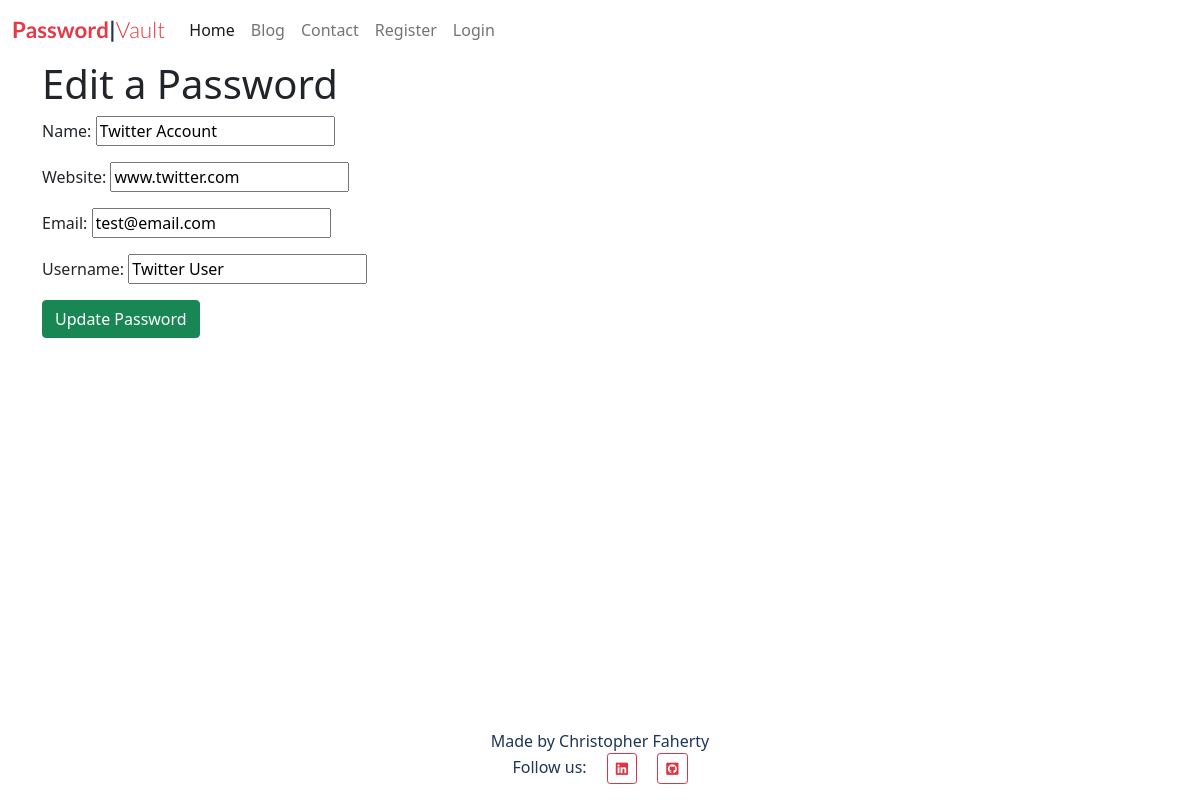
The app's page /edit/4 with its own data.
### pwmanagerapp/models.py (models this page shows, shortened)
class PwAccount(models.Model):
    user = models.ForeignKey(User, on_delete=models.CASCADE, related_name="pwaccount", null=True)
    name = models.CharField(max_length=200)
    website = models.CharField(max_length =100)
    email = models.EmailField(max_length =100)
    username = models.CharField(max_length =50)
    password = encrypt(models.CharField(max_length=50, blank=False))

### pwmanagerapp/views.py (the view, shortened to what this page needs)
# urls.py: path("edit/<acc_id>", edit, name="edit"),
def edit(request, acc_id):
    acc = get_object_or_404(PwAccount, id=acc_id)
    form = CreateNewPwAccount(instance=acc)
    context = {
        'form': form
    }
    return render(request, 'pwmanagerapp/edit_password.html', context)

### pwmanagerapp/forms.py
class CreateNewPwAccount(forms.ModelForm):
    class Meta:
        model = PwAccount
        fields = ['name','website','email','username','password']

### pwmanagerapp/templates/pwmanagerapp/edit_password.html (shortened to what this page needs)
{% extends "base.html" %}
{% block content %}
<!DOCTYPE html>
<html lang="en">
<head>
</head>
<body>
    <div class="container text-start">
    <h1> Edit a Password </h1>
    <form method="POST">
        {{ form.as_p }}
        <div>
            <p>
            <button class="btn btn-success" type="submit">Update Password</button>
            </p>
        </div>
    </form>
    </div>
</body>
</html>
{% endblock %}

### static/css/style.css (style rules this page uses)
body { background-color: #ffffff; }
.main-bg { background-color: #ffffff; }

### records on screen
PwAccount: name "Twitter Account", website "www.twitter.com", email "test@email.com", username "Twitter User"
